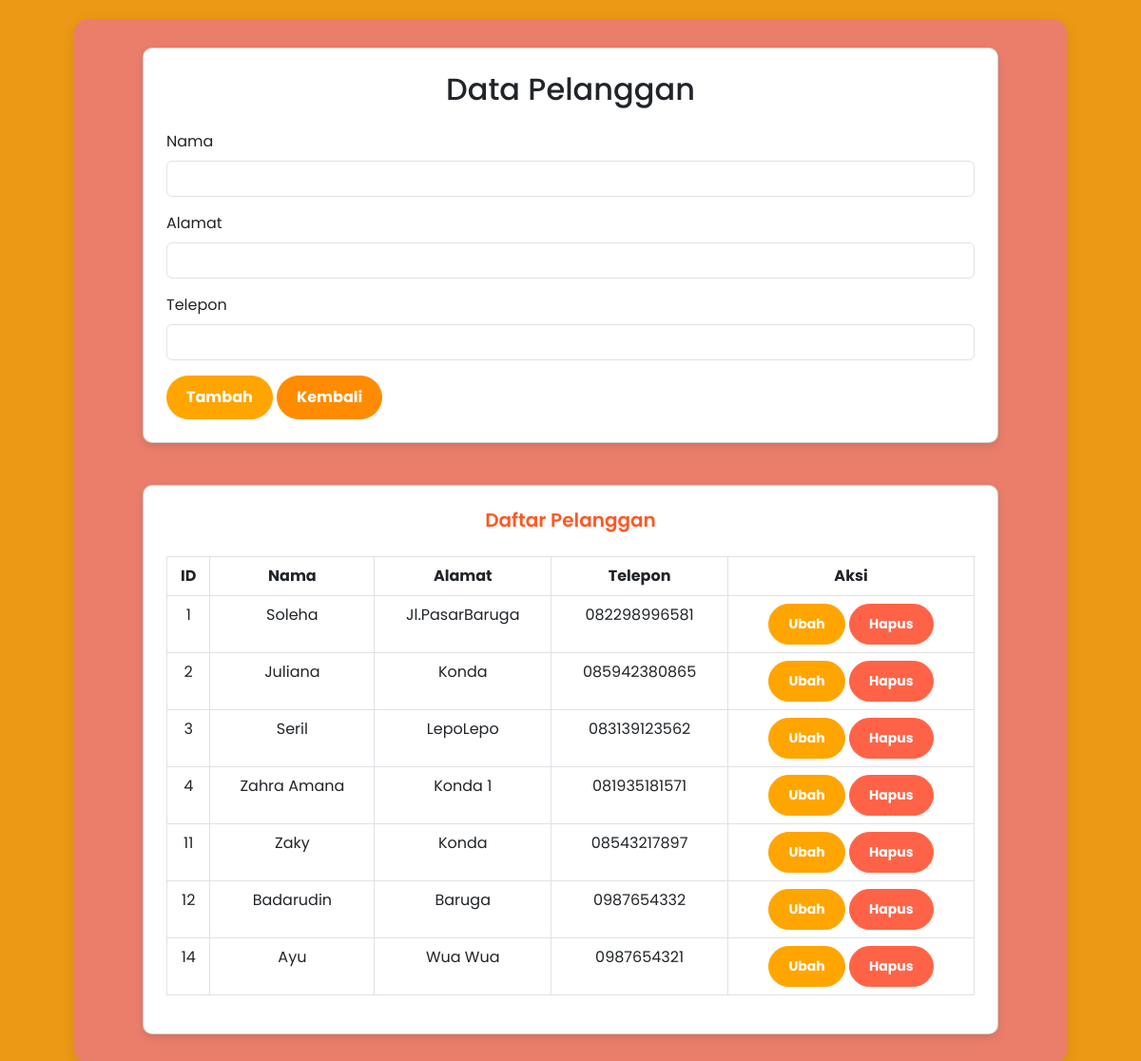
The app's page /pelanggan.php with its own data.
### tables this page shows
CREATE TABLE `pelanggan` (
  `PelangganID` int(11) NOT NULL,
  `NamaPelanggan` varchar(255) DEFAULT NULL,
  `Alamat` text DEFAULT NULL,
  `NomorTelepon` varchar(15) DEFAULT NULL
);

### pelanggan.php (the view, shortened to what this page needs)
<?php
include "koneksi.php";
$nama = "";
$alamat = "";
$telepon = "";
$editMode = false;
$result = mysqli_query($conn, "SELECT * FROM pelanggan");
?>
<!DOCTYPE html>
<html lang="id">
<head>
    <link href="https://cdn.jsdelivr.net/npm/bootstrap@5.3.0/dist/css/bootstrap.min.css" rel="stylesheet">
    <link rel="stylesheet" href="style.css">
</head>
<body>
<div class="container">
    <div class="card p-4 mb-4">
    <h2 class="text-center mb-4">Data Pelanggan</h2>
        <form method="POST">
            <div class="mb-3">
                <label class="form-label">Nama</label>
                <input type="text" name="nama" class="form-control" value="<?= $nama ?>" required>
            </div>
            <div class="mb-3">
                <label class="form-label">Alamat</label>
                <input type="text" name="alamat" class="form-control" value="<?= $alamat ?>" required>
            </div>
            <div class="mb-3">
                <label class="form-label">Telepon</label>
                <input type="text" name="telepon" class="form-control" value="<?= $telepon ?>" required>
            </div>
            <button type="submit" name="simpan" class="btn btn-success"><?= $editMode ? "Simpan Perubahan" : "Tambah" ?></button>
            <a href="index.php" class="btn btn-dark">Kembali</a>
        </form>
    </div>
    <div class="card p-4">
        <h5 class="mb-3">Daftar Pelanggan</h5>
        <table class="table table-bordered table-hover">
            <thead>
                <tr>
                    <th>ID</th>
                    <th>Nama</th>
                    <th>Alamat</th>
                    <th>Telepon</th>
                    <th>Aksi</th>
                </tr>
            </thead>
            <tbody>
                <?php while ($row = mysqli_fetch_assoc($result)) { ?>
                    <tr>
                        <td><?= $row['PelangganID'] ?></td>
                        <td><?= $row['NamaPelanggan'] ?></td>
                        <td><?= $row['Alamat'] ?></td>
                        <td><?= $row['NomorTelepon'] ?></td>
                        <td>
                            <a href="pelanggan.php?edit=<?= $row['PelangganID'] ?>" class="btn btn-success btn-sm">Ubah</a>
                            <a href="pelanggan.php?hapus=<?= $row['PelangganID'] ?>" class="btn btn-danger btn-sm" onclick="return confirm('Yakin ingin menghapus?')">Hapus</a>
                        </td>
                    </tr>
                <?php } ?>
            </tbody>
        </table>
    </div>
</div>
</body>
</html>

### style.css (style rules this page uses)
* { margin: 0; padding: 0; box-sizing: border-box; }
body { background-color: #ec9a15; font-family: 'Poppins', sans-serif; display: flex; justify-content: center; align-items: center; min-height: 100vh; padding: 20px; }
.container { width: 90%; max-width: 1100px; background-color: #eb7e6b; padding: 30px; border-radius: 15px; box-shadow: 0px 5px 15px rgba(0, 0, 0, 0.1); display: flex; flex-direction: column; gap: 20px; align-items: center; }
.card { width: 100%; max-width: 900px; border-radius: 10px; box-shadow: 0px 4px 10px rgba(0, 0, 0, 0.1); padding: 20px; }
h5 { color: #FF5722; font-weight: 600; text-align: center; margin-bottom: 15px; }
.table { width: 100%; border-collapse: collapse; margin-top: 10px; text-align: center; }
.table thead { background-color: #FF7043; color: white; }
.table tbody tr { transition: 0.3s; }
.btn { border-radius: 25px; padding: 10px 20px; font-weight: bold; transition: 0.3s; text-align: center; }
.btn-success { background-color: #FFA500; border-color: #FFA500; color: white; }
.btn-danger { background-color: #FF6347; border-color: #FF6347; color: white; }
.btn-dark { background-color: #FF8C00; border-color: #FF8C00; color: white; }

### records on screen
pelanggan: PelangganID "1", NamaPelanggan "Soleha", Alamat "Jl.PasarBaruga", NomorTelepon "082298996581"
pelanggan: PelangganID "2", NamaPelanggan "Juliana", Alamat "Konda", NomorTelepon "085942380865"
pelanggan: PelangganID "3", NamaPelanggan "Seril", Alamat "LepoLepo", NomorTelepon "083139123562"
pelanggan: PelangganID "4", NamaPelanggan "Zahra Amana", Alamat "Konda 1", NomorTelepon "081935181571"
pelanggan: PelangganID "11", NamaPelanggan "Zaky", Alamat "Konda", NomorTelepon "08543217897"
pelanggan: PelangganID "12", NamaPelanggan "Badarudin", Alamat "Baruga", NomorTelepon "0987654332"
pelanggan: PelangganID "14", NamaPelanggan "Ayu", Alamat "Wua Wua", NomorTelepon "0987654321"
